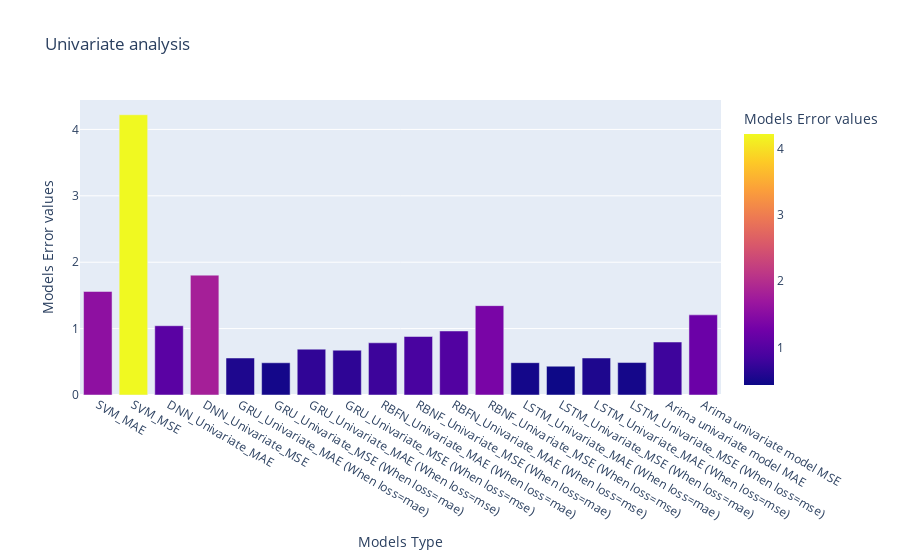

Notebook code for this chart:
### Code cell
import plotly.express as px
fig = px.bar(df, x='Models Type', y='Models Error values',color='Models Error values',title="Univariate analysis")
fig.show()

### Figure 1 — Plotly figure (JSON) as saved in the notebook; plotly's stock layout.template omitted (floating-point values rounded to 4 significant figures)
{"data": [{"alignmentgroup": "True", "hovertemplate": "Models Type=%{x}<br>Models Error values=%{marker.color}<extra></extra>", "legendgroup": "", "marker": {"color": [1.559, 4.221, 1.043, 1.805, 0.5572, 0.4854, 0.6906, 0.675, 0.7862, 0.8809, 0.9642, 1.346, 0.4868, 0.4333, 0.5571, 0.4889, 0.7978, 1.207], "coloraxis": "coloraxis"}, "name": "", "offsetgroup": "", "orientation": "v", "showlegend": false, "textposition": "auto", "type": "bar", "x": ["SVM_MAE", "SVM_MSE", "DNN_Univariate_MAE", "DNN_Univariate_MSE", "GRU_Univariate_MAE (When loss=mae)", "GRU_Univariate_MSE (When loss=mae)", "GRU_Univariate_MAE (When loss=mse)", "GRU_Univariate_MSE (When loss=mse)", "RBFN_Univariate_MAE (When loss=mae)", "RBNF_Univariate_MSE (When loss=mae)", "RBFN_Univariate_MAE (When loss=mse)", "RBNF_Univariate_MSE (When loss=mse)", "LSTM_Univariate_MAE (When loss=mae)", "LSTM_Univariate_MSE (When loss=mae)", "LSTM_Univariate_MAE (When loss=mse)", "LSTM_Univariate_MSE (When loss=mse)", "Arima univariate model MAE", "Arima univariate model MSE"], "xaxis": "x", "y": [1.559, 4.221, 1.043, 1.805, 0.5572, 0.4854, 0.6906, 0.675, 0.7862, 0.8809, 0.9642, 1.346, 0.4868, 0.4333, 0.5571, 0.4889, 0.7978, 1.207], "yaxis": "y"}], "layout": {"barmode": "relative", "coloraxis": {"colorbar": {"title": {"text": "Models Error values"}}, "colorscale": [[0, "#0d0887"], [0.1111, "#46039f"], [0.2222, "#7201a8"], [0.3333, "#9c179e"], [0.4444, "#bd3786"], [0.5556, "#d8576b"], [0.6667, "#ed7953"], [0.7778, "#fb9f3a"], [0.8889, "#fdca26"], [1, "#f0f921"]]}, "legend": {"tracegroupgap": 0}, "title": {"text": "Univariate analysis"}, "xaxis": {"anchor": "y", "domain": [0, 1], "title": {"text": "Models Type"}}, "yaxis": {"anchor": "x", "domain": [0, 1], "title": {"text": "Models Error values"}}}}
